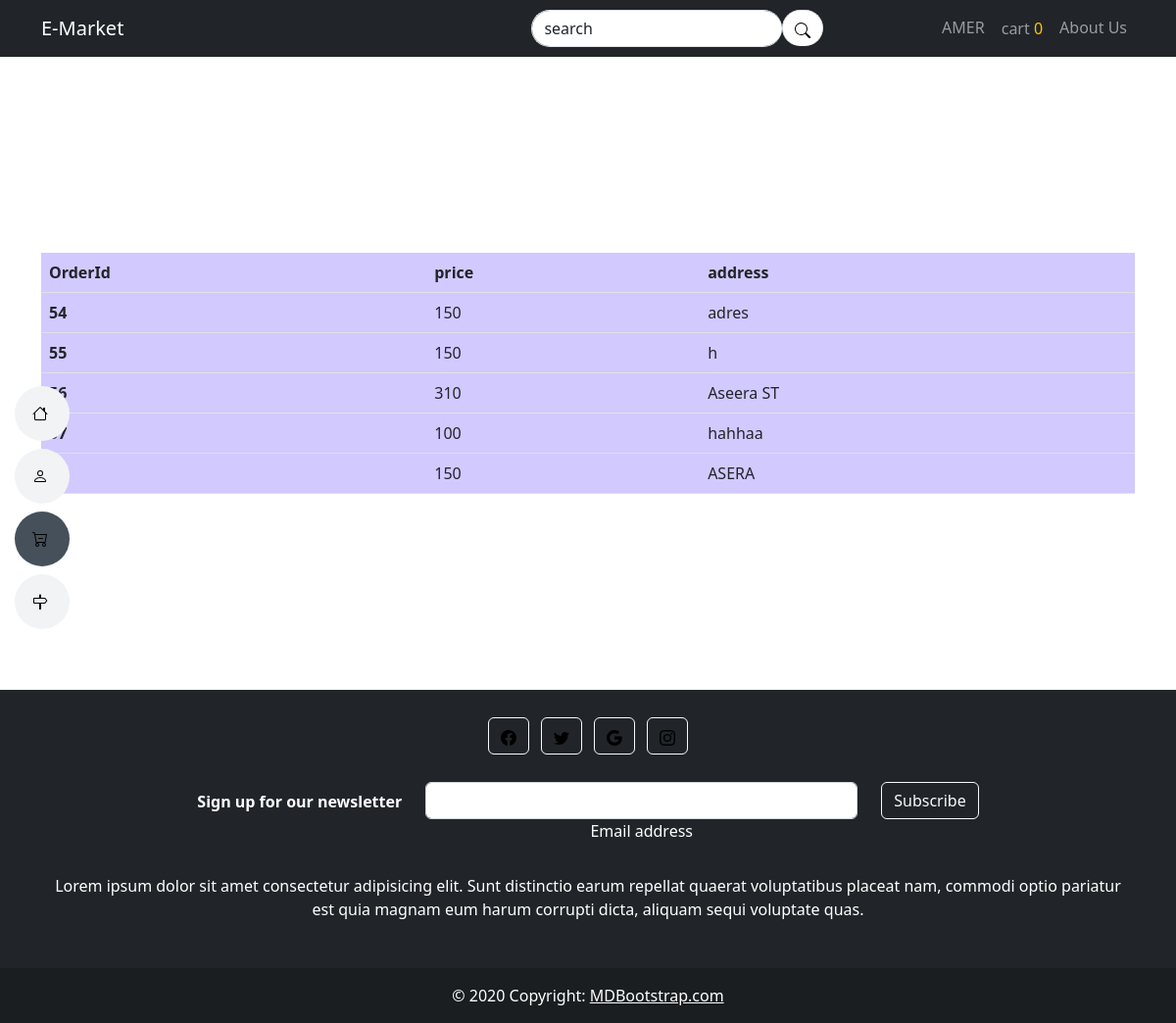
Page /project/orders.php (signed in) on the committed database.
### tables this page shows
CREATE TABLE `log` (
  `id` int(11) NOT NULL,
  `email` varchar(100) NOT NULL,
  `password` varchar(25) NOT NULL,
  `username` varchar(25) NOT NULL,
  `img` varchar(100) NOT NULL
);

CREATE TABLE `orders` (
  `orderid` int(11) NOT NULL,
  `userid` int(11) NOT NULL,
  `address` varchar(100) NOT NULL,
  `price` int(11) NOT NULL
);

### project/php/Conn.php (called while the page is built, shortened)
<?php
class Conn
{ public $servername;
    public function __construct()
    {
        $this->con = mysqli_connect("localhost", "root", "","e-market","3306");
    }
    public function getUserInfo($con,$id)
    {
       $sql="SELECT id,email,password,username FROM log WHERE id=?";
       $q=mysqli_stmt_init($con);
       mysqli_stmt_prepare($q,$sql);
       mysqli_stmt_bind_param($q,'i',$id);
       mysqli_stmt_execute($q);
       $res=mysqli_stmt_get_result($q);
       $row=mysqli_fetch_array($res);
       if(empty($row))
       {
           return false;
       }
       else
       {
           return $row;
       }
    }
}

### project/orders.php (the view, shortened to what this page needs)
<?php
require_once ("php/Conn.php");
$user=array();
$con = mysqli_connect("localhost", "root", "","e-market","3306");
$conn=new Conn();
if(isset($_SESSION['userid']))
{
    $user=$conn->getUserInfo($con,$_SESSION['userid']);
    $sql="SELECT orderid,address,price FROM orders WHERE userid=?";
    $q1= mysqli_stmt_init($con);
    mysqli_stmt_prepare($q1,$sql);
    mysqli_stmt_bind_param($q1,'s',$user['id']);
    mysqli_stmt_execute($q1);
    $res1=mysqli_stmt_get_result($q1);
}
?>
<!doctype html>
<html lang="en">
<head>
    <link rel="stylesheet" href="css/styles11.css" />
    <link rel="stylesheet" href="css/menu.css" />
    <link href="https://cdn.jsdelivr.net/npm/bootstrap@5.2.3/dist/css/bootstrap.min.css" rel="stylesheet">
</head>
<body>
<nav class="navbar navbar-expand-lg bg-dark navbar-dark ">
    <div class="container ">
        <a href="#" class="navbar-brand">E-Market</a>
        <div class="d-flex">
            <input class="form-control border-end-0 border rounded-pill" type="search" value="search"
                   id="example-search-input">
            <span class="input-group-append">
          <button class="btn btn-outline-secondary bg-white border-bottom-0 border rounded-pill ms-n5" type="button">
            <i><img src="imgs/search.svg" alt=""></i>
          </button>
        </div>
        <div class="collapse navbar-collapse" id="navmenu">
            <ul class="navbar-nav ms-auto">
                <li class="nav-item">
                    <a href="user.php" class="nav-link">
                        <?php
                        if(isset($_SESSION['userid']))
                        {
                            echo $user['username'];
                        }
                        else{
                            echo "Profile";
                        }
                        ?>
                    </a>
                </li>
                <li class="nav-item">
                    <a href="Cart.php" class=" btn nav-link" id="cartbtn">cart <?php
                        if(isset($_SESSION['cart']))
                        {
                            $count=count($_SESSION['cart']);
                            echo "<span id=\"cartCount\" class=\"text-warning rounded\">  $count </span>";
                        }
                        else{
                            echo "<span id=\"cartCount\" class=\"text-warning rounded\"> 0 </span>";
                        }
                        ?>
                    </a>
                </li>
                <li class="nav-item">
                    <a href="#instrucrions" class="nav-link">About Us</a>
                </li>
            </ul>
        </div>
    </div>
</nav>
<header id="header" class="d-flex  justify-content-center  ">
    <nav id="navbar" class="navbar nav-menu ">
        <ul>
            <li><a href="Home.php" class="nav-link scrollto "><img src="imgs/house.svg" alt=""><span>home</span></a></li>
            <li><a href="user.php" class="nav-link scrollto "><img src="imgs/person.svg" alt=""> <span>user</span></a></li>
            <li><a href="orders.php" class="nav-link scrollto active"><img src="imgs/cart-dash.svg" alt=""> <span>order</span></a></li>
            <li><a href="../../../Users/Mohammad/Desktop/ss/address.html" class="nav-link scrollto"><img src="imgs/signpost.svg" alt=""> <span>address</span></a></li>
        </ul>
    </nav>
</header>
<div class="container" style="margin-top: 200px; margin-bottom: 200px;">
<section class="h-100 h-custom" style="background-color: #d2c9ff;">
    <table class="table table-hover">
        <thead>
        <tr>
            <th scope="col">OrderId</th>
            <th scope="col">price</th>
            <th scope="col">address</th>
        </tr>
        </thead>
        <tbody>
        <?php
        while($row1=mysqli_fetch_assoc($res1))
        {
            $orderids =$row1['orderid'];
            $orderprice=$row1['price'];
            $orderaddress=$row1['address'];
         echo   " <tr>
            <th scope=\"row\">$orderids</th>
            <td>$orderprice</td>
            <td>$orderaddress</td>
        </tr>
        ";
        }
?>
        </tbody>
    </table>
    </section>
</div>
<footer class="bg-dark text-center text-white">
    <div class="container p-4">
        <section class="mb-4">
            <a class="btn btn-outline-light btn-floating m-1" href="#!" role="button">
                <img src="imgs/facebook.svg" alt="">
            </a>
            <a class="btn btn-outline-light btn-floating m-1" href="#!" role="button">
                <img src="imgs/twitter.svg" alt="">
            </a>
            <a class="btn btn-outline-light btn-floating m-1" href="#!" role="button">
                <img src="imgs/google.svg" alt="">
            </a>
            <a class="btn btn-outline-light btn-floating m-1" href="#!" role="button">
                <img src="imgs/instagram.svg" alt="">
            </a>
        </section>
        <section class="">
            <form action="">
                <div class="row d-flex justify-content-center">
                    <div class="col-auto">
                        <p class="pt-2">
                            <strong>Sign up for our newsletter</strong>
                        </p>
                    </div>
                    <div class="col-md-5 col-12">
                        <div class="form-outline form-white mb-4">
                            <input type="email" id="form5Example21" class="form-control" />
                            <label class="form-label" for="form5Example21">Email address</label>
                        </div>
                    </div>
                    <div class="col-auto">
                        <button type="submit" class="btn btn-outline-light mb-4">
                            Subscribe
                        </button>
                    </div>
                </div>
            </form>
        </section>
        <section class="mb-4">
            <p>
                Lorem ipsum dolor sit amet consectetur adipisicing elit. Sunt distinctio earum
                repellat quaerat voluptatibus placeat nam, commodi optio pariatur est quia magnam
                eum harum corrupti dicta, aliquam sequi voluptate quas.
            </p>
        </section>
    </div>
    <div class="text-center p-3" style="background-color: rgba(0, 0, 0, 0.2);">
        © 2020 Copyright:
        <a class="text-white" href="https://mdbootstrap.com/">MDBootstrap.com</a>
    </div>
</footer>
</body>
</html>
</body>
</html>

### project/css/styles11.css (style rules this page uses)
.navbar-brand { padding-right: 400px; }

### project/css/menu.css (style rules this page uses)
.nav-menu { padding: 0; display: block; }
.nav-menu * { margin: 0; padding: 0; list-style: none; }
.nav-menu>ul>li { position: relative; white-space: nowrap; }
.nav-menu a, .nav-menu a:focus { display: flex; align-items: center; color: #45505b; padding: 10px 18px; margin-bottom: 8px; transition: 0.3s; font-size: 15px; border-radius: 50px; background: #f2f3f5; height: 56px; width: 100%; overflow: hidden; transition: 0.3s; }
@media (min-width: 992px) { .nav-menu a, .nav-menu a:focus { width: 56px; } }
.nav-menu a:hover, .nav-menu .active, .nav-menu .active:focus, .nav-menu li:hover>a { color: #fff; background: #45505b; }
#header { position: fixed; top: 0; left: 0; bottom: 0; z-index: 9997; transition: all 0.5s; padding: 15px; overflow-y: auto; }

### rows in the picture
log: username "AMER"
orders: orderid "54", price "150", address "adres"
orders: orderid "55", price "150", address "h"
orders: price "310", address "Aseera ST"
orders: price "100", address "hahhaa"
orders: price "150", address "ASERA"
